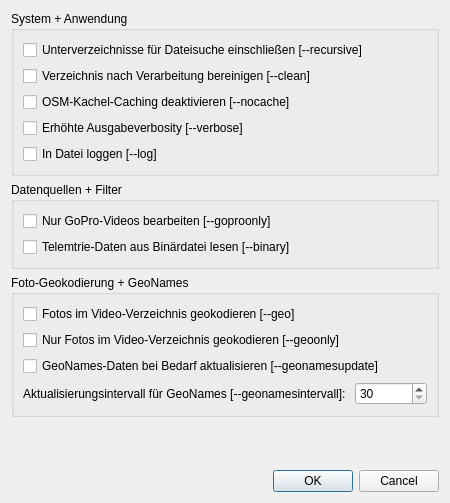
<?xml version="1.0" encoding="UTF-8"?>
<ui version="4.0">
 <class>GeneralSettingsDialog</class>
 <widget class="QDialog" name="GeneralSettingsDialog">
  <property name="geometry">
   <rect>
    <x>0</x>
    <y>0</y>
    <width>450</width>
    <height>503</height>
   </rect>
  </property>
  <property name="windowTitle">
   <string>Allgemeine Optionen</string>
  </property>
  <layout class="QVBoxLayout" name="mainLayout">
   <item>
    <widget class="QGroupBox" name="grp_system">
     <property name="title">
      <string>System + Anwendung</string>
     </property>
     <layout class="QVBoxLayout" name="vLayoutSystem">
      <item>
       <widget class="QCheckBox" name="chkbx_recursive">
        <property name="text">
         <string>Unterverzeichnisse für Dateisuche einschließen [--recursive]</string>
        </property>
       </widget>
      </item>
      <item>
       <widget class="QCheckBox" name="chkbx_clean">
        <property name="text">
         <string>Verzeichnis nach Verarbeitung bereinigen [--clean]</string>
        </property>
       </widget>
      </item>
      <item>
       <widget class="QCheckBox" name="chkbx_nocache">
        <property name="text">
         <string>OSM-Kachel-Caching deaktivieren [--nocache]</string>
        </property>
       </widget>
      </item>
      <item>
       <widget class="QCheckBox" name="chkbx_verbose">
        <property name="text">
         <string>Erhöhte Ausgabeverbosity [--verbose]</string>
        </property>
       </widget>
      </item>
      <item>
       <widget class="QCheckBox" name="chkbx_log">
        <property name="text">
         <string>In Datei loggen [--log]</string>
        </property>
       </widget>
      </item>
     </layout>
    </widget>
   </item>
   <item>
    <widget class="QGroupBox" name="grp_data_source">
     <property name="title">
      <string>Datenquellen + Filter</string>
     </property>
     <layout class="QVBoxLayout" name="vLayoutSource">
      <item>
       <widget class="QCheckBox" name="chkbx_goproonly">
        <property name="text">
         <string>Nur GoPro-Videos bearbeiten [--goproonly]</string>
        </property>
       </widget>
      </item>
      <item>
       <widget class="QCheckBox" name="chkbx_binary">
        <property name="text">
         <string>Telemtrie-Daten aus Binärdatei lesen [--binary]</string>
        </property>
       </widget>
      </item>
     </layout>
    </widget>
   </item>
   <item>
    <widget class="QGroupBox" name="grp_geocoding">
     <property name="title">
      <string>Foto-Geokodierung + GeoNames</string>
     </property>
     <layout class="QGridLayout" name="gridLayoutGeo">
      <item row="0" column="0" colspan="2">
       <widget class="QCheckBox" name="chkbx_geo">
        <property name="text">
         <string>Fotos im Video-Verzeichnis geokodieren [--geo]</string>
        </property>
       </widget>
      </item>
      <item row="1" column="0" colspan="2">
       <widget class="QCheckBox" name="chkbx_geoonly">
        <property name="text">
         <string>Nur Fotos im Video-Verzeichnis geokodieren [--geoonly]</string>
        </property>
       </widget>
      </item>
      <item row="2" column="0" colspan="2">
       <widget class="QCheckBox" name="chkbx_geonamesupdate">
        <property name="text">
         <string>GeoNames-Daten bei Bedarf aktualisieren [--geonamesupdate]</string>
        </property>
       </widget>
      </item>
      <item row="3" column="0">
       <widget class="QLabel" name="lbl_keyinterval">
        <property name="text">
         <string>Aktualisierungsintervall für GeoNames [--geonamesintervall]: </string>
        </property>
       </widget>
      </item>
      <item row="3" column="1">
       <widget class="QSpinBox" name="spin_keyintervall">
        <property name="minimum">
         <number>30</number>
        </property>
       </widget>
      </item>
     </layout>
    </widget>
   </item>
   <item>
    <spacer name="verticalSpacer">
     <property name="orientation">
      <enum>Qt::Orientation::Vertical</enum>
     </property>
     <property name="sizeHint" stdset="0">
      <size>
       <width>20</width>
       <height>20</height>
      </size>
     </property>
    </spacer>
   </item>
   <item>
    <widget class="QDialogButtonBox" name="buttonBox">
     <property name="orientation">
      <enum>Qt::Orientation::Horizontal</enum>
     </property>
     <property name="standardButtons">
      <set>QDialogButtonBox::StandardButton::Cancel|QDialogButtonBox::StandardButton::Ok</set>
     </property>
    </widget>
   </item>
  </layout>
 </widget>
 <resources/>
 <connections>
  <connection>
   <sender>buttonBox</sender>
   <signal>accepted()</signal>
   <receiver>GeneralSettingsDialog</receiver>
   <slot>accept()</slot>
   <hints>
    <hint type="sourcelabel">
     <x>20</x>
     <y>20</y>
    </hint>
    <hint type="destinationlabel">
     <x>20</x>
     <y>20</y>
    </hint>
   </hints>
  </connection>
  <connection>
   <sender>buttonBox</sender>
   <signal>rejected()</signal>
   <receiver>GeneralSettingsDialog</receiver>
   <slot>reject()</slot>
   <hints>
    <hint type="sourcelabel">
     <x>20</x>
     <y>20</y>
    </hint>
    <hint type="destinationlabel">
     <x>20</x>
     <y>20</y>
    </hint>
   </hints>
  </connection>
 </connections>
</ui>
